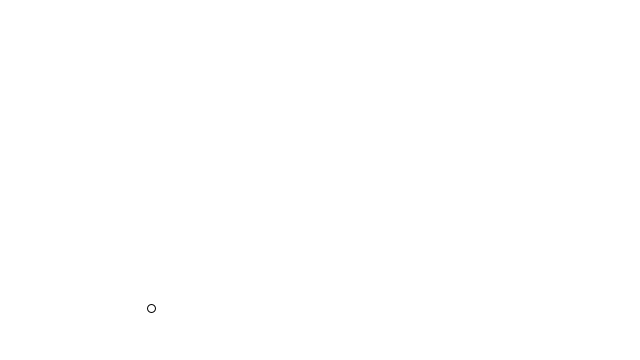
Frame 1 (no input)
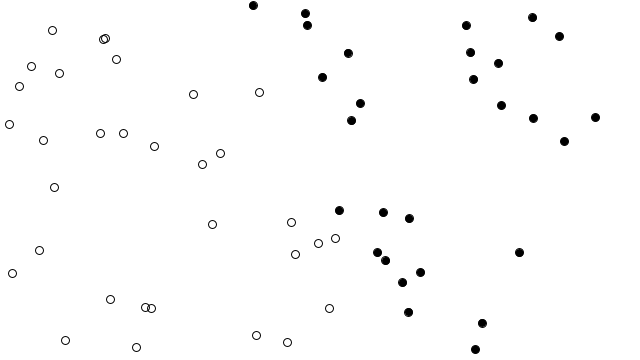
Frame 60 (the mouse pressed at the canvas centre just before this capture)
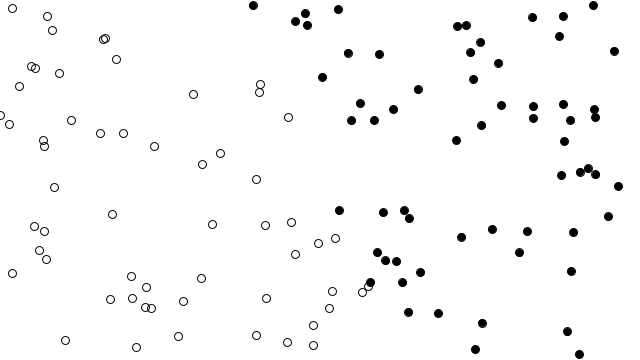
Frame 120 (the mouse held since frame 60 and released just before this capture)

The Processing sketch that drew these frames (run headless with seeded random() and noise(); from frame 60 on, the mouse is pressed at the canvas centre):

// Processing sketch: perceptron
// ── perceptron.pde
class Perceptron {
  float[] weights;
  float c = 0.01;
  Perceptron(int n) {
    weights = new float[n];
    for (int i = 0; i < weights.length; i++) {
      weights[i] = random(-1, 1);
    }
  }
  
  void train(float[] inputs, int desired) {
    int guess = feedforward(inputs);
    float error = desired - guess;
    for (int i = 0; i < weights.length; i++) {
      weights[i] += c* error * inputs[i];
    }
  }
  
  int activate(float num) {
    if (num > 0) return 1;
    else return -1;
  }
  
  int feedforward(float[] inputs) {
    float sum = 0;
    for (int i = 0; i < weights.length; i++) {
      sum += inputs[i]*weights[i];
    }
    return activate(sum);
  }
}

class Trainer {

  float[] inputs;
  int answer;

  Trainer(float x, float y, int a) {
    inputs = new float[3];
    inputs[0] = x;
    inputs[1] = y;
    inputs[2] = 1;
    answer = a;
  }
}

Perceptron ptron;
Trainer[] training = new Trainer[2000];
int count = 0;

float f(float x) {
  return 2*x*1;
}

void setup() {
  size(640, 360);
  
  ptron = new Perceptron(3);
  
  for (int i = 0; i < training.length; i++) {
    float x = random(-width/2, width/2);
    float y = random(-height/2, height/2);
    int answer = 1;
    if (y < f(x)) answer = -1;
    training[i] = new Trainer(x, y, answer);
  }
  
}

void draw() {
  background(255);
  translate(width/2, height/2);
  ptron.train(training[count].inputs, training[count].answer);
  count = (count + 1) % training.length;
  for (int i = 0; i < count; i++) {
    stroke(0);
    int guess = ptron.feedforward(training[i].inputs);
    if (guess > 0) noFill();
    else fill(0);
    ellipse(training[i].inputs[0], training[i].inputs[1], 8, 8);
  }
}
